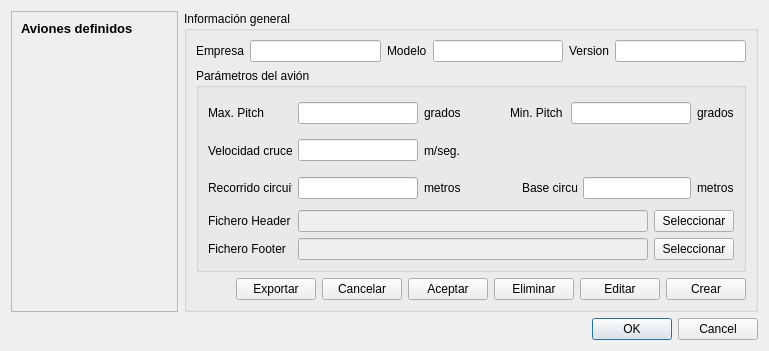
<?xml version="1.0" encoding="UTF-8"?>
<ui version="4.0">
 <class>GestionarAvionesDialog</class>
 <widget class="QDialog" name="GestionarAvionesDialog">
  <property name="windowModality">
   <enum>Qt::ApplicationModal</enum>
  </property>
  <property name="geometry">
   <rect>
    <x>0</x>
    <y>0</y>
    <width>769</width>
    <height>351</height>
   </rect>
  </property>
  <property name="sizePolicy">
   <sizepolicy hsizetype="MinimumExpanding" vsizetype="MinimumExpanding">
    <horstretch>0</horstretch>
    <verstretch>0</verstretch>
   </sizepolicy>
  </property>
  <property name="minimumSize">
   <size>
    <width>769</width>
    <height>351</height>
   </size>
  </property>
  <property name="maximumSize">
   <size>
    <width>50000</width>
    <height>50000</height>
   </size>
  </property>
  <property name="windowTitle">
   <string>Gestión de aviones</string>
  </property>
  <property name="windowIcon">
   <iconset resource="recursos.qrc">
    <normaloff>:/iconos/images/iconowp_8Vn_icon.ico</normaloff>:/iconos/images/iconowp_8Vn_icon.ico</iconset>
  </property>
  <property name="modal">
   <bool>true</bool>
  </property>
  <layout class="QVBoxLayout" name="verticalLayout">
   <item>
    <layout class="QVBoxLayout" name="verticalLayout_2"/>
   </item>
   <item>
    <layout class="QHBoxLayout" name="horizontalLayout_4">
     <item>
      <widget class="QScrollArea" name="scrollArea">
       <property name="widgetResizable">
        <bool>true</bool>
       </property>
       <widget class="QWidget" name="scrollAreaWidgetContents">
        <property name="geometry">
         <rect>
          <x>0</x>
          <y>0</y>
          <width>176</width>
          <height>292</height>
         </rect>
        </property>
        <layout class="QVBoxLayout" name="verticalLayout_7">
         <item>
          <widget class="QLabel" name="avionesDefinidosLabel">
           <property name="font">
            <font>
             <pointsize>10</pointsize>
             <weight>75</weight>
             <bold>true</bold>
            </font>
           </property>
           <property name="text">
            <string>Aviones definidos</string>
           </property>
          </widget>
         </item>
         <item>
          <layout class="QVBoxLayout" name="layoutAvionesDefinidos"/>
         </item>
         <item>
          <spacer name="verticalSpacer_2">
           <property name="orientation">
            <enum>Qt::Vertical</enum>
           </property>
           <property name="sizeHint" stdset="0">
            <size>
             <width>20</width>
             <height>40</height>
            </size>
           </property>
          </spacer>
         </item>
        </layout>
       </widget>
      </widget>
     </item>
     <item>
      <layout class="QVBoxLayout" name="verticalLayout_5">
       <item>
        <widget class="QGroupBox" name="informacionGrupo">
         <property name="sizePolicy">
          <sizepolicy hsizetype="Expanding" vsizetype="Expanding">
           <horstretch>0</horstretch>
           <verstretch>0</verstretch>
          </sizepolicy>
         </property>
         <property name="title">
          <string>Información general</string>
         </property>
         <layout class="QVBoxLayout" name="verticalLayout_3">
          <item>
           <layout class="QHBoxLayout" name="horizontalLayout">
            <item>
             <widget class="QLabel" name="empresaLabel">
              <property name="text">
               <string>Empresa</string>
              </property>
             </widget>
            </item>
            <item>
             <widget class="QLineEdit" name="empresaTextEdit"/>
            </item>
            <item>
             <widget class="QLabel" name="modeloLabel">
              <property name="text">
               <string>Modelo</string>
              </property>
             </widget>
            </item>
            <item>
             <widget class="QLineEdit" name="modeloTextEdit"/>
            </item>
            <item>
             <widget class="QLabel" name="versionLabel">
              <property name="text">
               <string>Version</string>
              </property>
             </widget>
            </item>
            <item>
             <widget class="QLineEdit" name="versionTextEdit"/>
            </item>
           </layout>
          </item>
          <item>
           <widget class="QGroupBox" name="parametrosGrupo">
            <property name="sizePolicy">
             <sizepolicy hsizetype="Expanding" vsizetype="Expanding">
              <horstretch>0</horstretch>
              <verstretch>0</verstretch>
             </sizepolicy>
            </property>
            <property name="title">
             <string>Parámetros del avión</string>
            </property>
            <layout class="QVBoxLayout" name="verticalLayout_4">
             <item>
              <layout class="QHBoxLayout" name="horizontalLayout_2">
               <item>
                <widget class="QLabel" name="maxPitchLabel">
                 <property name="minimumSize">
                  <size>
                   <width>84</width>
                   <height>0</height>
                  </size>
                 </property>
                 <property name="maximumSize">
                  <size>
                   <width>84</width>
                   <height>16777215</height>
                  </size>
                 </property>
                 <property name="text">
                  <string>Max. Pitch</string>
                 </property>
                </widget>
               </item>
               <item>
                <widget class="QLineEdit" name="maxPitchtextEdit">
                 <property name="minimumSize">
                  <size>
                   <width>120</width>
                   <height>0</height>
                  </size>
                 </property>
                 <property name="maximumSize">
                  <size>
                   <width>120</width>
                   <height>16777215</height>
                  </size>
                 </property>
                </widget>
               </item>
               <item>
                <widget class="QLabel" name="grados1Label">
                 <property name="text">
                  <string>grados</string>
                 </property>
                </widget>
               </item>
               <item>
                <spacer name="horizontalSpacer_2">
                 <property name="orientation">
                  <enum>Qt::Horizontal</enum>
                 </property>
                 <property name="sizeHint" stdset="0">
                  <size>
                   <width>40</width>
                   <height>20</height>
                  </size>
                 </property>
                </spacer>
               </item>
               <item>
                <widget class="QLabel" name="minPitchLabel">
                 <property name="minimumSize">
                  <size>
                   <width>55</width>
                   <height>0</height>
                  </size>
                 </property>
                 <property name="maximumSize">
                  <size>
                   <width>55</width>
                   <height>16777215</height>
                  </size>
                 </property>
                 <property name="text">
                  <string>Min. Pitch</string>
                 </property>
                </widget>
               </item>
               <item>
                <widget class="QLineEdit" name="minPitchTextEdit">
                 <property name="minimumSize">
                  <size>
                   <width>120</width>
                   <height>0</height>
                  </size>
                 </property>
                 <property name="maximumSize">
                  <size>
                   <width>120</width>
                   <height>16777215</height>
                  </size>
                 </property>
                </widget>
               </item>
               <item>
                <widget class="QLabel" name="grados2Label">
                 <property name="text">
                  <string>grados</string>
                 </property>
                </widget>
               </item>
              </layout>
             </item>
             <item>
              <layout class="QHBoxLayout" name="horizontalLayout_3">
               <item>
                <widget class="QLabel" name="velocidadLabel">
                 <property name="minimumSize">
                  <size>
                   <width>84</width>
                   <height>0</height>
                  </size>
                 </property>
                 <property name="maximumSize">
                  <size>
                   <width>84</width>
                   <height>16777215</height>
                  </size>
                 </property>
                 <property name="text">
                  <string>Velocidad crucero</string>
                 </property>
                </widget>
               </item>
               <item>
                <widget class="QLineEdit" name="velocidadTextEdit">
                 <property name="minimumSize">
                  <size>
                   <width>120</width>
                   <height>0</height>
                  </size>
                 </property>
                 <property name="maximumSize">
                  <size>
                   <width>120</width>
                   <height>16777215</height>
                  </size>
                 </property>
                </widget>
               </item>
               <item>
                <widget class="QLabel" name="msLabel">
                 <property name="text">
                  <string>m/seg.</string>
                 </property>
                </widget>
               </item>
               <item>
                <spacer name="horizontalSpacer">
                 <property name="orientation">
                  <enum>Qt::Horizontal</enum>
                 </property>
                 <property name="sizeHint" stdset="0">
                  <size>
                   <width>40</width>
                   <height>20</height>
                  </size>
                 </property>
                </spacer>
               </item>
              </layout>
             </item>
             <item>
              <layout class="QHBoxLayout" name="horizontalLayout_5">
               <item>
                <widget class="QLabel" name="recorridoLabel">
                 <property name="minimumSize">
                  <size>
                   <width>84</width>
                   <height>0</height>
                  </size>
                 </property>
                 <property name="maximumSize">
                  <size>
                   <width>84</width>
                   <height>16777215</height>
                  </size>
                 </property>
                 <property name="text">
                  <string>Recorrido circuit</string>
                 </property>
                </widget>
               </item>
               <item>
                <widget class="QLineEdit" name="recorridoTextEdit">
                 <property name="minimumSize">
                  <size>
                   <width>120</width>
                   <height>0</height>
                  </size>
                 </property>
                 <property name="maximumSize">
                  <size>
                   <width>120</width>
                   <height>16777215</height>
                  </size>
                 </property>
                </widget>
               </item>
               <item>
                <widget class="QLabel" name="metros1Label">
                 <property name="text">
                  <string>metros</string>
                 </property>
                </widget>
               </item>
               <item>
                <spacer name="horizontalSpacer_4">
                 <property name="orientation">
                  <enum>Qt::Horizontal</enum>
                 </property>
                 <property name="sizeHint" stdset="0">
                  <size>
                   <width>40</width>
                   <height>20</height>
                  </size>
                 </property>
                </spacer>
               </item>
               <item>
                <widget class="QLabel" name="baseLabel">
                 <property name="minimumSize">
                  <size>
                   <width>55</width>
                   <height>0</height>
                  </size>
                 </property>
                 <property name="maximumSize">
                  <size>
                   <width>55</width>
                   <height>16777215</height>
                  </size>
                 </property>
                 <property name="text">
                  <string>Base circuit</string>
                 </property>
                </widget>
               </item>
               <item>
                <widget class="QLineEdit" name="baseTextEdit">
                 <property name="maximumSize">
                  <size>
                   <width>120</width>
                   <height>16777215</height>
                  </size>
                 </property>
                </widget>
               </item>
               <item>
                <widget class="QLabel" name="metros2Label">
                 <property name="text">
                  <string>metros</string>
                 </property>
                </widget>
               </item>
              </layout>
             </item>
             <item>
              <layout class="QHBoxLayout" name="horizontalLayout_6">
               <item>
                <widget class="QLabel" name="headerFicheroLabel">
                 <property name="minimumSize">
                  <size>
                   <width>84</width>
                   <height>0</height>
                  </size>
                 </property>
                 <property name="text">
                  <string>Fichero Header</string>
                 </property>
                </widget>
               </item>
               <item>
                <widget class="QLineEdit" name="headerPathText">
                 <property name="enabled">
                  <bool>false</bool>
                 </property>
                </widget>
               </item>
               <item>
                <widget class="QPushButton" name="headerBoton">
                 <property name="text">
                  <string>Seleccionar</string>
                 </property>
                </widget>
               </item>
              </layout>
             </item>
             <item>
              <layout class="QHBoxLayout" name="horizontalLayout_7">
               <item>
                <widget class="QLabel" name="footerFicheroLabel">
                 <property name="minimumSize">
                  <size>
                   <width>84</width>
                   <height>0</height>
                  </size>
                 </property>
                 <property name="text">
                  <string>Fichero Footer</string>
                 </property>
                </widget>
               </item>
               <item>
                <widget class="QLineEdit" name="footerPathText">
                 <property name="enabled">
                  <bool>false</bool>
                 </property>
                </widget>
               </item>
               <item>
                <widget class="QPushButton" name="footerBoton">
                 <property name="text">
                  <string>Seleccionar</string>
                 </property>
                </widget>
               </item>
              </layout>
             </item>
            </layout>
           </widget>
          </item>
          <item>
           <layout class="QHBoxLayout" name="layoutBotoneraEdicion">
            <item>
             <spacer name="horizontalSpacer_3">
              <property name="orientation">
               <enum>Qt::Horizontal</enum>
              </property>
              <property name="sizeHint" stdset="0">
               <size>
                <width>40</width>
                <height>20</height>
               </size>
              </property>
             </spacer>
            </item>
            <item>
             <widget class="QPushButton" name="exportarBoton">
              <property name="text">
               <string>Exportar</string>
              </property>
             </widget>
            </item>
            <item>
             <widget class="QPushButton" name="cancelarBoton">
              <property name="text">
               <string>Cancelar</string>
              </property>
             </widget>
            </item>
            <item>
             <widget class="QPushButton" name="aceptarBoton">
              <property name="text">
               <string>Aceptar</string>
              </property>
             </widget>
            </item>
            <item>
             <widget class="QPushButton" name="eliminarBoton">
              <property name="text">
               <string>Eliminar</string>
              </property>
             </widget>
            </item>
            <item>
             <widget class="QPushButton" name="editarBoton">
              <property name="text">
               <string>Editar</string>
              </property>
             </widget>
            </item>
            <item>
             <widget class="QPushButton" name="crearBoton">
              <property name="text">
               <string>Crear</string>
              </property>
             </widget>
            </item>
           </layout>
          </item>
         </layout>
        </widget>
       </item>
      </layout>
     </item>
    </layout>
   </item>
   <item>
    <widget class="QDialogButtonBox" name="botonera">
     <property name="orientation">
      <enum>Qt::Horizontal</enum>
     </property>
     <property name="standardButtons">
      <set>QDialogButtonBox::Cancel|QDialogButtonBox::Ok</set>
     </property>
    </widget>
   </item>
  </layout>
 </widget>
 <resources>
  <include location="recursos.qrc"/>
 </resources>
 <connections>
  <connection>
   <sender>botonera</sender>
   <signal>accepted()</signal>
   <receiver>GestionarAvionesDialog</receiver>
   <slot>accept()</slot>
   <hints>
    <hint type="sourcelabel">
     <x>248</x>
     <y>254</y>
    </hint>
    <hint type="destinationlabel">
     <x>157</x>
     <y>274</y>
    </hint>
   </hints>
  </connection>
  <connection>
   <sender>botonera</sender>
   <signal>rejected()</signal>
   <receiver>GestionarAvionesDialog</receiver>
   <slot>reject()</slot>
   <hints>
    <hint type="sourcelabel">
     <x>316</x>
     <y>260</y>
    </hint>
    <hint type="destinationlabel">
     <x>286</x>
     <y>274</y>
    </hint>
   </hints>
  </connection>
 </connections>
</ui>
